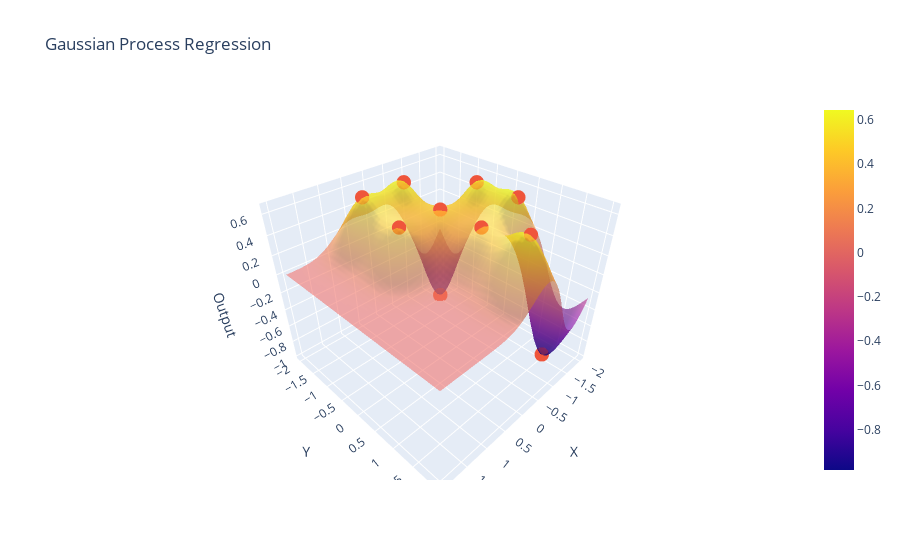

Source (notebook cell):
### Code cell
plot_functions()

### Figure 1 — Plotly figure (JSON) as saved in the notebook; plotly's stock layout.template omitted (floating-point values rounded to 4 significant figures; data arrays with more than 128 entries replaced by an {"elided": "..."} marker saying what was removed)
{"data": [{"opacity": 0.6, "type": "surface", "x": {"elided": "50x50 float values"}, "y": {"elided": "50x50 float values"}, "z": {"elided": "50x50 float values"}}, {"marker": {"size": 5}, "mode": "markers", "name": "Data Points", "type": "scatter3d", "x": [-1.5, -1.5, -1.5, -1.5, -0.5, -0.5, -0.5, -0.5, 0.5, 0.5], "y": [-1.5, -0.5, 0.5, 1.5, -1.5, -0.5, 0.5, 1.5, -1.5, -0.5], "z": [-0.9775, 0.5985, 0.5985, -0.9775, 0.5985, 0.4794, 0.4794, 0.5985, 0.5985, 0.4794]}, {"opacity": 0.05, "showscale": false, "type": "surface", "x": {"elided": "50x50 float values"}, "y": {"elided": "50x50 float values"}, "z": {"elided": "2500 float values"}}, {"opacity": 0.05, "showscale": false, "type": "surface", "x": {"elided": "50x50 float values"}, "y": {"elided": "50x50 float values"}, "z": {"elided": "2500 float values"}}], "layout": {"scene": {"xaxis": {"title": {"text": "X"}}, "yaxis": {"title": {"text": "Y"}}, "zaxis": {"title": {"text": "Output"}}}, "title": {"text": "Gaussian Process Regression"}}}
